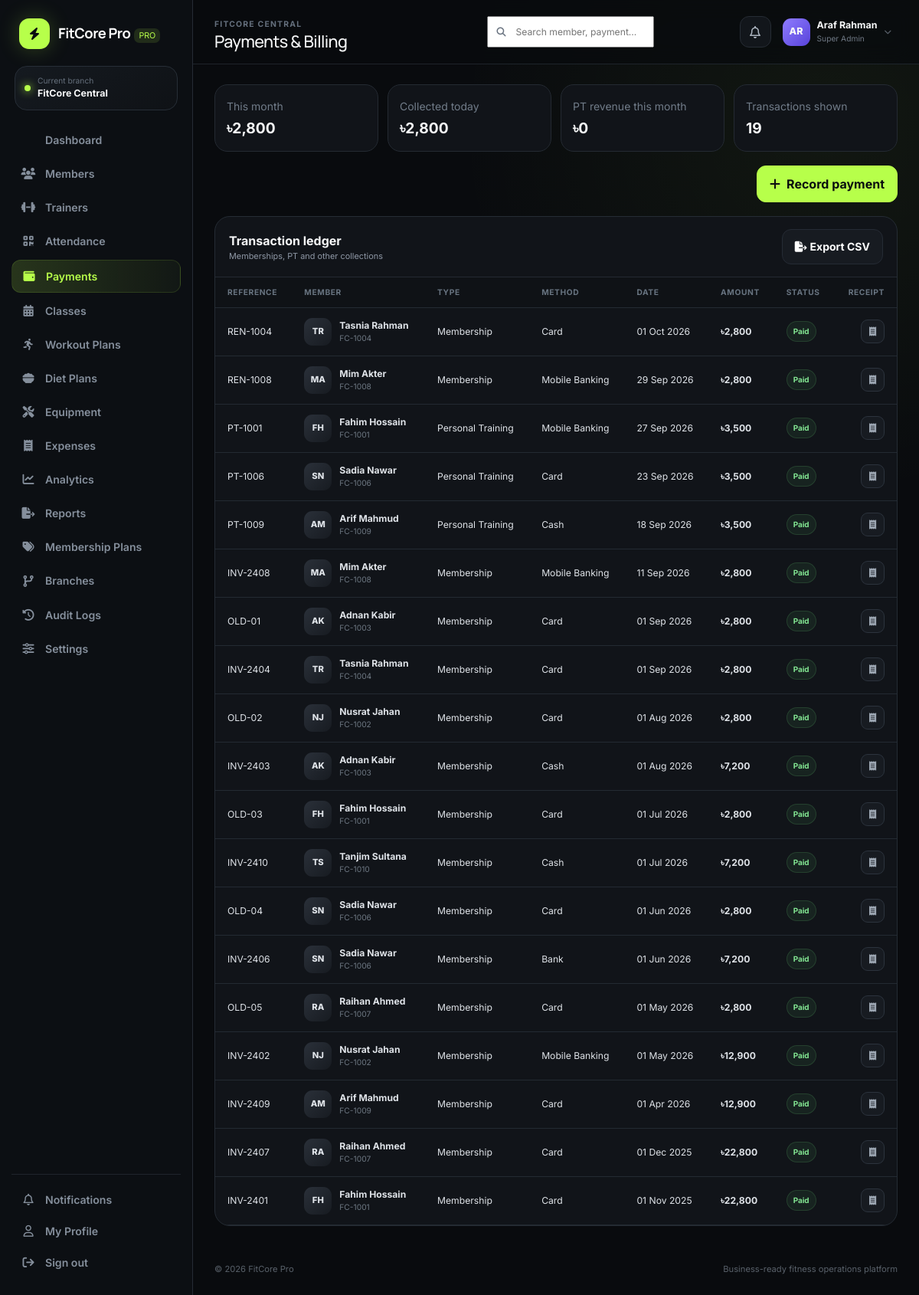
Page /app/payments.php (signed in) on the committed database.
### tables this page shows
CREATE TABLE branches (
  id INT UNSIGNED AUTO_INCREMENT PRIMARY KEY,
  name VARCHAR(120) NOT NULL,
  code VARCHAR(20) NOT NULL UNIQUE,
  address VARCHAR(255), phone VARCHAR(40),
  status ENUM('active','inactive') DEFAULT 'active',
  created_at TIMESTAMP DEFAULT CURRENT_TIMESTAMP
);

CREATE TABLE payments (
  id INT UNSIGNED AUTO_INCREMENT PRIMARY KEY,
  branch_id INT UNSIGNED NOT NULL, member_id INT UNSIGNED NOT NULL,
  amount DECIMAL(12,2) NOT NULL,
  method ENUM('Cash','Card','Bank','Mobile Banking') DEFAULT 'Cash',
  payment_type ENUM('Membership','Personal Training','Class','Product','Other') DEFAULT 'Membership',
  reference_no VARCHAR(80), payment_date DATE NOT NULL,
  status ENUM('paid','pending','refunded') DEFAULT 'paid', note VARCHAR(255),
  created_by INT UNSIGNED NULL, created_at TIMESTAMP DEFAULT CURRENT_TIMESTAMP,
  FOREIGN KEY (branch_id) REFERENCES branches(id) ON DELETE CASCADE,
  FOREIGN KEY (member_id) REFERENCES members(id) ON DELETE CASCADE,
  FOREIGN KEY (created_by) REFERENCES users(id) ON DELETE SET NULL,
  INDEX idx_payment_date(branch_id,payment_date)
);

CREATE TABLE members (
  id INT UNSIGNED AUTO_INCREMENT PRIMARY KEY,
  branch_id INT UNSIGNED NOT NULL,
  member_code VARCHAR(30) NOT NULL UNIQUE,
  first_name VARCHAR(80) NOT NULL, last_name VARCHAR(80) NOT NULL,
  email VARCHAR(160), phone VARCHAR(40), gender ENUM('Male','Female','Other') DEFAULT 'Male',
  dob DATE NULL, address VARCHAR(255), emergency_contact VARCHAR(120),
  join_date DATE NOT NULL,
  membership_plan_id INT UNSIGNED NULL,
  membership_start DATE NOT NULL, membership_end DATE NOT NULL,
  status ENUM('active','expired','frozen','inactive') DEFAULT 'active',
  height_cm DECIMAL(6,2) NULL, weight_kg DECIMAL(6,2) NULL,
  goal VARCHAR(120), trainer_id INT UNSIGNED NULL,
  notes TEXT, created_at TIMESTAMP DEFAULT CURRENT_TIMESTAMP,
  FOREIGN KEY (branch_id) REFERENCES branches(id) ON DELETE CASCADE,
  FOREIGN KEY (membership_plan_id) REFERENCES membership_plans(id) ON DELETE SET NULL,
  FOREIGN KEY (trainer_id) REFERENCES trainers(id) ON DELETE SET NULL,
  INDEX idx_member_branch_status(branch_id,status), INDEX idx_membership_end(membership_end)
);

### config/app.php (called while the page is built, shortened)
<?php
function env(string $key, ?string $default = null): ?string {
    $value = getenv($key);
    return $value === false ? $default : $value;
}
function app_base_path(): string {
    static $base = null;
    if ($base !== null) return $base;
    $forced = env('APP_BASE_PATH');
    $projectRoot = realpath(dirname(__DIR__)) ?: dirname(__DIR__);
    $docRoot = realpath($_SERVER['DOCUMENT_ROOT'] ?? '') ?: ($_SERVER['DOCUMENT_ROOT'] ?? '');
    if ($docRoot && str_starts_with(str_replace('\\','/',$projectRoot), str_replace('\\','/',$docRoot))) {
        $relative = trim(str_replace('\\','/', substr($projectRoot, strlen($docRoot))), '/');
        return $base = $relative ? '/' . $relative : '';
    }
    return $base = '';
}
function url(string $path = ''): string {
    return app_base_path() . ($path ? '/' . ltrim($path, '/') : '');
}

### includes/functions.php (called while the page is built, shortened)
<?php
require_once __DIR__ . '/../config/database.php';
function e(?string $value): string { return htmlspecialchars($value ?? '', ENT_QUOTES, 'UTF-8'); }
function format_date(?string $date, string $format='d M Y'): string { return $date ? date($format, strtotime($date)) : '—'; }
function initials(string $name): string { $p=preg_split('/\s+/', trim($name)); return strtoupper(substr($p[0]??'U',0,1).substr($p[1]??'',0,1)); }
function query_value(string $sql, array $params=[]): mixed {
    $s=db()->prepare($sql); $s->execute($params); return $s->fetchColumn();
}
function query_all(string $sql, array $params=[]): array {
    $s=db()->prepare($sql); $s->execute($params); return $s->fetchAll();
}
function setting(string $key, mixed $default=null): mixed {
    static $settings = null;
    if ($settings === null) {
        $settings = [];
        try {
            foreach (query_all('SELECT setting_key,setting_value FROM system_settings') as $row) {
                $settings[$row['setting_key']] = $row['setting_value'];
            }
        } catch (Throwable $e) {
            $settings = [];
        }
    }
    return array_key_exists($key,$settings) ? $settings[$key] : $default;
}
function money(float|int|string|null $value): string {
    return (string)setting('currency_symbol','৳') . number_format((float)$value, 0);
}
function status_badge(string $status): string {
    return match(strtolower($status)) {
        'active','paid','good','completed','available','healthy','attended' => 'success',
        'pending','due','maintenance','warning','at risk','frozen','waitlist','paused' => 'warning',
        'expired','inactive','failed','damaged','cancelled','high risk','refunded' => 'danger',
        default => 'secondary',
    };
}
function current_branch_id(): int {
    $user = $_SESSION['user'] ?? [];
    return (int)($_SESSION['branch_id'] ?? $user['branch_id'] ?? 1);
}
function branch_name(?int $id=null): string {
    $id = $id ?: current_branch_id();
    return (string)(query_value('SELECT name FROM branches WHERE id=?', [$id]) ?: 'Main Branch');
}

### config/database.php (called while the page is built)
<?php
require_once __DIR__ . '/app.php';
function db(): PDO {
    static $pdo = null;
    if ($pdo instanceof PDO) return $pdo;
    $host = env('DB_HOST', '127.0.0.1');
    $port = env('DB_PORT', '3306');
    $name = env('DB_NAME', 'fitcore_pro');
    $user = env('DB_USER', 'root');
    $pass = env('DB_PASS', '');
    $charset = 'utf8mb4';
    $dsn = "mysql:host={$host};port={$port};dbname={$name};charset={$charset}";
    try {
        $pdo = new PDO($dsn, $user, $pass, [
            PDO::ATTR_ERRMODE => PDO::ERRMODE_EXCEPTION,
            PDO::ATTR_DEFAULT_FETCH_MODE => PDO::FETCH_ASSOC,
            PDO::ATTR_EMULATE_PREPARES => false,
        ]);
    } catch (PDOException $e) {
        http_response_code(500);
        $safeMessage = htmlspecialchars($e->getMessage(), ENT_QUOTES, 'UTF-8');
        echo '<!doctype html><html><head><meta charset="utf-8"><title>Database setup</title><style>body{font-family:system-ui;background:#0b0d10;color:#fff;padding:40px}.box{max-width:760px;margin:auto;background:#15181d;padding:28px;border-radius:20px;border:1px solid #2a2f37}code{color:#b8ff58}</style></head><body><div class="box"><h2>FitCore Pro database is not connected</h2><p>Import <code>database/fitcore.sql</code>, then copy <code>.env.example</code> to <code>.env</code> and update the database values.</p><p><small>' . $safeMessage . '</small></p></div></body></html>';
        exit;
    }
    return $pdo;
}

### includes/auth.php (called while the page is built, shortened)
<?php
require_once __DIR__ . '/functions.php';
function user(): array { return $_SESSION['user'] ?? []; }

### app/payments.php (the view, shortened to what this page needs)
<?php
require_once __DIR__.'/../includes/auth.php';require_role(['super_admin','manager','receptionist','accountant']);$bid=current_branch_id();
$rows=query_all("SELECT p.*,m.member_code,CONCAT(m.first_name,' ',m.last_name) member_name FROM payments p JOIN members m ON m.id=p.member_id WHERE p.branch_id=? ORDER BY p.payment_date DESC,p.id DESC LIMIT 150",[$bid]);$members=query_all("SELECT id,member_code,CONCAT(first_name,' ',last_name) name FROM members WHERE branch_id=? ORDER BY first_name",[$bid]);$month=(float)query_value("SELECT COALESCE(SUM(amount),0) FROM payments WHERE branch_id=? AND status='paid' AND payment_date>=DATE_FORMAT(CURDATE(),'%Y-%m-01')",[$bid]);$today=(float)query_value("SELECT COALESCE(SUM(amount),0) FROM payments WHERE branch_id=? AND status='paid' AND payment_date=CURDATE()",[$bid]);$pt=(float)query_value("SELECT COALESCE(SUM(amount),0) FROM payments WHERE branch_id=? AND status='paid' AND payment_type='Personal Training' AND payment_date>=DATE_FORMAT(CURDATE(),'%Y-%m-01')",[$bid]);
$pageTitle='Payments & Billing';include __DIR__.'/../includes/header.php'; ?>
<div class="metric-strip"><div class="metric-box"><small>This month</small><strong><?= money($month) ?></strong></div><div class="metric-box"><small>Collected today</small><strong><?= money($today) ?></strong></div><div class="metric-box"><small>PT revenue this month</small><strong><?= money($pt) ?></strong></div><div class="metric-box"><small>Transactions shown</small><strong><?= count($rows) ?></strong></div></div><div class="page-actions"><button class="btn btn-primary" data-bs-toggle="modal" data-bs-target="#paymentModal"><i class="fa-solid fa-plus me-2"></i>Record payment</button></div>
<div class="table-card"><div class="table-toolbar"><div><strong>Transaction ledger</strong><div class="text-muted" style="font-size:.68rem">Memberships, PT and other collections</div></div><a class="btn btn-dark btn-sm" href="<?= url('app/reports.php?export=payments') ?>"><i class="fa-solid fa-file-export me-1"></i>Export CSV</a></div><div class="table-responsive"><table class="table"><thead><tr><th>Reference</th><th>Member</th><th>Type</th><th>Method</th><th>Date</th><th>Amount</th><th>Status</th><th class="text-end">Receipt</th></tr></thead><tbody><?php foreach($rows as $r): ?><tr><td><?= e($r['reference_no']) ?></td><td><div class="member-cell"><div class="avatar"><?= e(initials($r['member_name'])) ?></div><div><strong><?= e($r['member_name']) ?></strong><small><?= e($r['member_code']) ?></small></div></div></td><td><?= e($r['payment_type']) ?></td><td><?= e($r['method']) ?></td><td><?= format_date($r['payment_date']) ?></td><td><strong><?= money($r['amount']) ?></strong></td><td><span class="badge-soft badge-<?= status_badge($r['status']) ?>"><?= e(ucfirst($r['status'])) ?></span></td><td class="text-end"><a class="action-btn" href="<?= url('app/payment_receipt.php?id='.$r['id']) ?>" title="Open receipt"><i class="fa-solid fa-receipt"></i></a></td></tr><?php endforeach; ?></tbody></table></div></div>
<?php include __DIR__.'/../includes/footer.php'; ?>

### includes/header.php (shortened to what this page needs)
<?php
require_once __DIR__ . '/auth.php';
$pageTitle = $pageTitle ?? 'Dashboard';
$unread=(int)query_value('SELECT COUNT(*) FROM notifications WHERE branch_id=? AND is_read=0 AND (user_id IS NULL OR user_id=?)',[current_branch_id(),user()['id']]);
?>
<!doctype html><html lang="en"><head>
<title><?= e($pageTitle) ?> · <?= e(setting('company_name',APP_NAME)) ?></title>
<link href="https://cdn.jsdelivr.net/npm/bootstrap@5.3.3/dist/css/bootstrap.min.css" rel="stylesheet">
<link href="https://cdnjs.cloudflare.com/ajax/libs/font-awesome/6.6.0/css/all.min.css" rel="stylesheet">
<link href="<?= url('assets/css/style.css') ?>" rel="stylesheet">
</head><body class="app-body">
<?php include __DIR__.'/sidebar.php'; ?>
<main class="main-shell">
<header class="topbar">
  <div class="topbar-title"><span class="eyebrow"><?= e(branch_name()) ?></span><h1><?= e($pageTitle) ?></h1></div>
  <div class="topbar-actions">
    <form class="top-search" action="<?= url('app/search.php') ?>" method="get"><i class="fa-solid fa-magnifying-glass"></i><input name="q" placeholder="Search member, payment..." aria-label="Global search"></form>
    <a class="icon-btn" href="<?= url('app/notifications.php') ?>"><i class="fa-regular fa-bell"></i><?php if($unread): ?><span class="notify-dot"></span><?php endif; ?></a>
    <div class="user-chip">
      <div class="avatar"><?= e(initials(user()['name']??'User')) ?></div>
      <div><strong><?= e(user()['name']??'User') ?></strong><small><?= e(ucwords(str_replace('_',' ',user()['role']??''))) ?></small></div>
      <i class="fa-solid fa-chevron-down"></i>
    </div>
  </div>
</header>
<section class="content-wrap">

### includes/sidebar.php
<?php
$active = basename($_SERVER['PHP_SELF']);
$role = user()['role'] ?? '';
$nav = [
 ['dashboard.php','fa-grid-2','Dashboard',['super_admin','manager','receptionist','trainer','accountant']],
 ['members.php','fa-users','Members',['super_admin','manager','receptionist','trainer']],
 ['trainers.php','fa-dumbbell','Trainers',['super_admin','manager','receptionist']],
 ['attendance.php','fa-qrcode','Attendance',['super_admin','manager','receptionist','trainer']],
 ['payments.php','fa-wallet','Payments',['super_admin','manager','receptionist','accountant']],
 ['classes.php','fa-calendar-days','Classes',['super_admin','manager','receptionist','trainer']],
 ['workouts.php','fa-person-running','Workout Plans',['super_admin','manager','trainer']],
 ['diet_plans.php','fa-bowl-food','Diet Plans',['super_admin','manager','trainer']],
 ['equipment.php','fa-screwdriver-wrench','Equipment',['super_admin','manager']],
 ['expenses.php','fa-receipt','Expenses',['super_admin','manager','accountant']],
 ['analytics.php','fa-chart-line','Analytics',['super_admin','manager','accountant']],
 ['reports.php','fa-file-export','Reports',['super_admin','manager','accountant']],
 ['plans.php','fa-tags','Membership Plans',['super_admin','manager']],
 ['branches.php','fa-code-branch','Branches',['super_admin']],
 ['audit_logs.php','fa-clock-rotate-left','Audit Logs',['super_admin']],
 ['settings.php','fa-sliders','Settings',['super_admin']],
];
?>
<aside class="sidebar" id="sidebar">
  <a class="brand" href="<?= url('app/dashboard.php') ?>">
    <span class="brand-mark"><i class="fa-solid fa-bolt"></i></span>
    <span><strong><?= e(setting('company_name','FitCore Pro')) ?></strong><em>PRO</em></span>
  </a>
  <div class="branch-pill"><span class="dot"></span><div><small>Current branch</small><strong><?= e(branch_name()) ?></strong></div></div>
  <nav>
    <?php foreach($nav as [$file,$icon,$label,$roles]): if(!in_array($role,$roles,true)) continue; ?>
      <a class="nav-link <?= $active===$file?'active':'' ?>" href="<?= url('app/'.$file) ?>"><i class="fa-solid <?= $icon ?>"></i><span><?= e($label) ?></span></a>
    <?php endforeach; ?>
  </nav>
  <div class="sidebar-bottom">
    <a class="nav-link <?= $active==='notifications.php'?'active':'' ?>" href="<?= url('app/notifications.php') ?>"><i class="fa-regular fa-bell"></i><span>Notifications</span></a>
    <a class="nav-link <?= $active==='profile.php'?'active':'' ?>" href="<?= url('app/profile.php') ?>"><i class="fa-regular fa-user"></i><span>My Profile</span></a>
    <a class="nav-link logout" href="<?= url('auth/logout.php') ?>"><i class="fa-solid fa-arrow-right-from-bracket"></i><span>Sign out</span></a>
  </div>
</aside>

### rows in the picture
branches: name "FitCore Central", name "FITCORE CENTRAL"
payments: reference_no "REN-1004", member_name "TR", member_name "Tasnia Rahman", member.member_code "FC-1004", payment_type "Membership", method "Card", payment_date "01 Oct 2026", amount "৳2,800", status "Paid"
payments: reference_no "REN-1008", member_name "MA", member_name "Mim Akter", member.member_code "FC-1008", payment_type "Membership", method "Mobile Banking", payment_date "29 Sep 2026", amount "৳2,800", status "Paid"
payments: reference_no "PT-1001", member_name "FH", member_name "Fahim Hossain", member.member_code "FC-1001", payment_type "Personal Training", method "Mobile Banking", payment_date "27 Sep 2026", amount "৳3,500", status "Paid"
payments: reference_no "PT-1006", member_name "SN", member_name "Sadia Nawar", member.member_code "FC-1006", payment_type "Personal Training", method "Card", payment_date "23 Sep 2026", amount "৳3,500", status "Paid"
payments: reference_no "PT-1009", member_name "AM", member_name "Arif Mahmud", member.member_code "FC-1009", payment_type "Personal Training", method "Cash", payment_date "18 Sep 2026", amount "৳3,500", status "Paid"
payments: reference_no "INV-2408", member_name "MA", member_name "Mim Akter", member.member_code "FC-1008", payment_type "Membership", method "Mobile Banking", payment_date "11 Sep 2026", amount "৳2,800", status "Paid"
payments: reference_no "OLD-01", member_name "AK", member_name "Adnan Kabir", member.member_code "FC-1003", payment_type "Membership", method "Card", payment_date "01 Sep 2026", amount "৳2,800", status "Paid"
payments: reference_no "INV-2404", member_name "TR", member_name "Tasnia Rahman", member.member_code "FC-1004", payment_type "Membership", method "Card", payment_date "01 Sep 2026", amount "৳2,800", status "Paid"
payments: reference_no "OLD-02", member_name "NJ", member_name "Nusrat Jahan", member.member_code "FC-1002", payment_type "Membership", method "Card", payment_date "01 Aug 2026", amount "৳2,800", status "Paid"
payments: reference_no "INV-2403", member_name "AK", member_name "Adnan Kabir", member.member_code "FC-1003", payment_type "Membership", method "Cash", payment_date "01 Aug 2026", amount "৳7,200", status "Paid"
payments: reference_no "OLD-03", member_name "FH", member_name "Fahim Hossain", member.member_code "FC-1001", payment_type "Membership", method "Card", payment_date "01 Jul 2026", amount "৳2,800", status "Paid"
payments: reference_no "INV-2410", member_name "TS", member_name "Tanjim Sultana", member.member_code "FC-1010", payment_type "Membership", method "Cash", payment_date "01 Jul 2026", amount "৳7,200", status "Paid"
payments: reference_no "OLD-04", member_name "SN", member_name "Sadia Nawar", member.member_code "FC-1006", payment_type "Membership", method "Card", payment_date "01 Jun 2026", amount "৳2,800", status "Paid"
payments: reference_no "INV-2406", member_name "SN", member_name "Sadia Nawar", member.member_code "FC-1006", payment_type "Membership", method "Bank", payment_date "01 Jun 2026", amount "৳7,200", status "Paid"
payments: reference_no "OLD-05", member_name "RA", member_name "Raihan Ahmed", member.member_code "FC-1007", payment_type "Membership", method "Card", payment_date "01 May 2026", amount "৳2,800", status "Paid"
payments: reference_no "INV-2402", member_name "NJ", member_name "Nusrat Jahan", member.member_code "FC-1002", payment_type "Membership", method "Mobile Banking", payment_date "01 May 2026", amount "৳12,900", status "Paid"
payments: reference_no "INV-2409", member_name "AM", member_name "Arif Mahmud", member.member_code "FC-1009", payment_type "Membership", method "Card", payment_date "01 Apr 2026", amount "৳12,900", status "Paid"
payments: reference_no "INV-2407", member_name "RA", member_name "Raihan Ahmed", member.member_code "FC-1007", payment_type "Membership", method "Card", payment_date "01 Dec 2025", amount "৳22,800", status "Paid"
payments: reference_no "INV-2401", member_name "FH", member_name "Fahim Hossain", member.member_code "FC-1001", payment_type "Membership", method "Card", payment_date "01 Nov 2025", amount "৳22,800", status "Paid"

### other values in the picture
setting('company_name','FitCore Pro') "FitCore Pro"
$label "Dashboard"
$label "Members"
$label "Trainers"
$label "Attendance"
$label "Payments"
$label "Classes"
$label "Workout Plans"
$label "Diet Plans"
$label "Equipment"
$label "Expenses"
$label "Analytics"
$label "Reports"
$label "Membership Plans"
$label "Branches"
